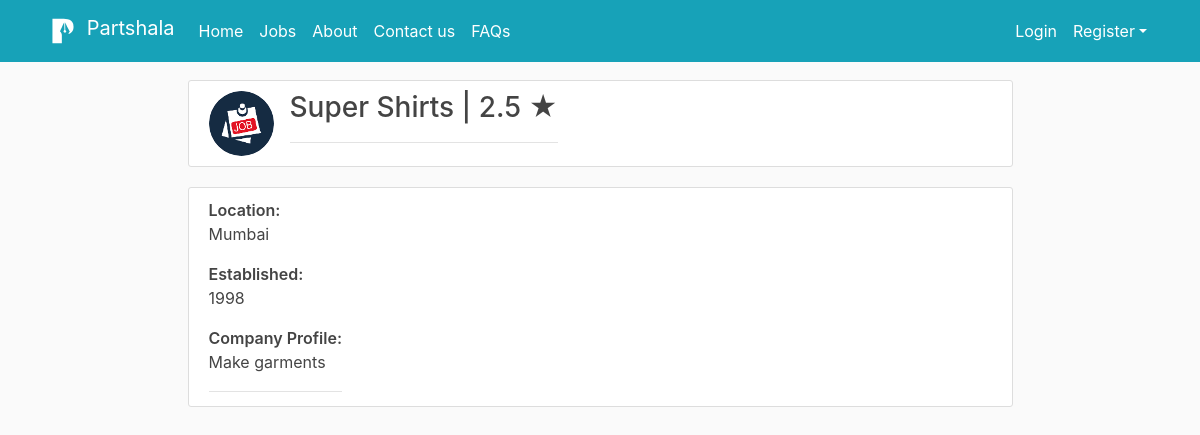
The app's page /fellow/Fellow2/ with its own data.
### users/models.py (models this page shows, shortened)
class User(AbstractUser):
    username = models.CharField(unique=True,max_length=30)
    email = models.EmailField(unique=True,max_length=75)
    is_fellow = models.BooleanField(default=False)
    is_associate = models.BooleanField(default=False)

class ProfileFellow(models.Model):
    fellow = models.OneToOneField(User, on_delete=models.CASCADE)
    company_name = models.CharField(default='', max_length=100)
    first_name = models.CharField(default='', max_length=15)
    last_name = models.CharField(default='', max_length=15)
    company_profile = models.TextField(default='')
    phone = models.CharField("Phone number (without +91 or 0): 88xxx xxx88", unique=True,default='9', max_length=10)
    image = models.ImageField(default='default_fellow.png', upload_to='profile_pics_fellow')
    estd = models.PositiveIntegerField("Establishment year", default='1998', blank=False, validators=[MaxValueValidator(9999999999)])
    is_fellow = models.BooleanField(default=True)
    city = models.CharField(max_length=15, default='')
    address = models.TextField(default='Reporting Address')
    fellow_avg_rating = models.DecimalField(default=3, max_digits=2, decimal_places=1)

### blog/views.py (the view)
# urls.py: path('fellow/<str:username>/', UserPostListView.as_view(), name='fellow-posts'),
class UserPostListView(ListView):
    model = Post
    template_name = 'blog/fellow_posts.html'  # <app>/<model>_<viewtype>.html
    def get_context_data(self, **kwargs):
        context = super().get_context_data(**kwargs)
        fellow = get_object_or_404(User, username=self.kwargs.get('username'))
        context['posts'] = Post.objects.filter(fellow=fellow).order_by('-post_date')
        context['fellow'] = fellow
        return context

### blog/templates/blog/fellow_posts.html (shortened to what this page needs)
{% extends "blog/base.html" %}
{% block content %}
<div class="row justify-content-center">
	<div class="col-12 col-md-9">
			<article class="media content-section">
			    <img class="rounded-circle article-img" src="{{ fellow.profilefellow.image.url }}">
			    <div class="article-metadata">
					<h3 class="mb-3" >{{ fellow.profilefellow.company_name }} | {{ fellow.profilefellow.fellow_avg_rating }} &#9733;</h3>
			    </div>
			</article>
	</div>
	<div class="col-12 col-md-9">
			<article class="media content-section">
			    <div class="article-metadata">
				    <p class="article-content"> <span style="font-weight: 600">Location:</span><br> {{ fellow.profilefellow.city }} </p>
				    <p class="article-content"> <span style="font-weight: 600">Established:</span><br> {{ fellow.profilefellow.estd }}</p>
				    <p class="article-content"> <span style="font-weight: 600">Company Profile:</span><br> {{ fellow.profilefellow.company_profile }}</p>
				</div>
			</article>
	</div>
</div>
{% endblock content %}

### blog/static/blog/main.css (style rules this page uses)
body { background: #fafafa; color: #333333; margin-top: 5rem; }
h1, h2, h3, h4, h5, h6 { color: #444444; }
.content-section { background: #ffffff; padding: 10px 20px; border: 1px solid #dddddd; border-radius: 3px; margin-bottom: 20px; }
.article-content { white-space: pre-line; }
.article-img { height: 65px; width: 65px; margin-right: 16px; }
.article-metadata { color: #444444; padding-bottom: 1px; font-size: 1rem; margin-bottom: 4px; border-bottom: 1px solid #e3e3e3 }

### records on screen
User: profilefellow.image (placeholder picture), profilefellow.company_name "Super Shirts", profilefellow.fellow_avg_rating "2.5", profilefellow.city "Mumbai", profilefellow.estd "1998", profilefellow.company_profile "Make garments"
